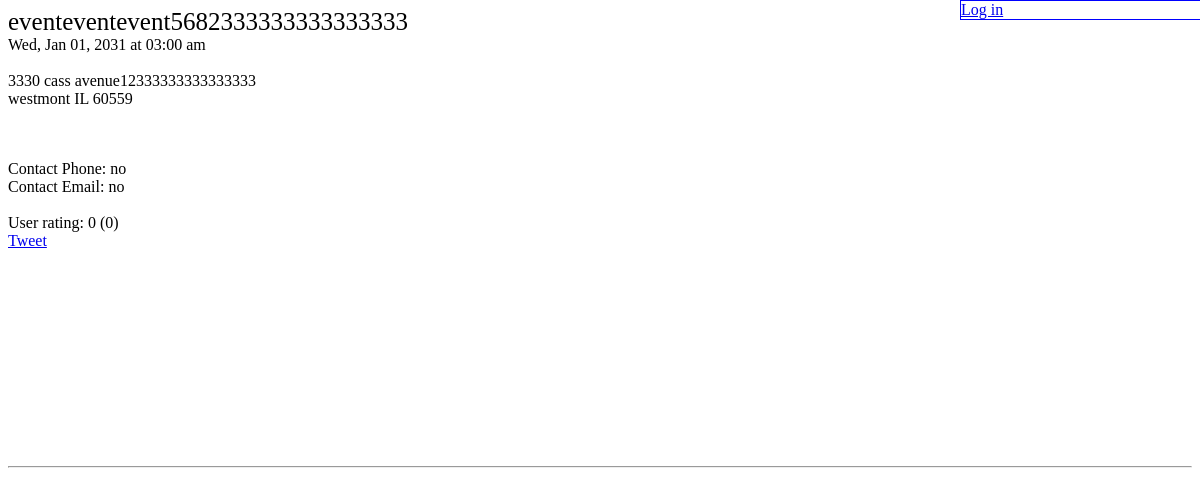
Before: /event.php?event=200 with the older database file.
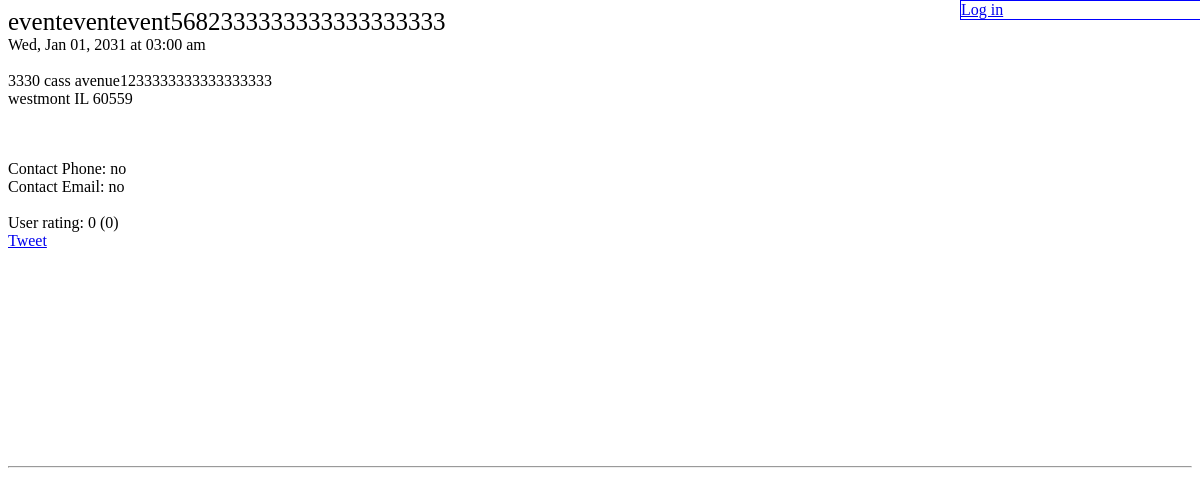
After: the same page with the newer database file.
### tables this page shows
CREATE TABLE IF NOT EXISTS `event` (
`eid` int(11) NOT NULL,
  `owner` varchar(255) NOT NULL,
  `name` varchar(500) NOT NULL,
  `rating` int(11) DEFAULT NULL,
  `date` date DEFAULT NULL,
  `approval` bit(1) DEFAULT NULL,
  `description` varchar(10000) DEFAULT NULL,
  `time` time DEFAULT NULL,
  `aid` int(11) DEFAULT NULL,
  `contact_phone` varchar(12) DEFAULT NULL,
  `contact_email` varchar(255) DEFAULT NULL,
  `ecid` int(11) DEFAULT NULL,
  `evid` int(11) DEFAULT NULL
);

CREATE TABLE IF NOT EXISTS `address` (
`aid` int(11) NOT NULL,
  `street` varchar(255) DEFAULT NULL,
  `city` varchar(255) DEFAULT NULL,
  `sid` varchar(2) DEFAULT NULL,
  `p_code` varchar(30) DEFAULT NULL,
  `latitude` float(10,6) NOT NULL DEFAULT '38.000000',
  `longitude` float(10,6) NOT NULL DEFAULT '-98.000000'
);

### db/security.php (called while the page is built)
<?php
function escape($string) {
	return htmlentities(trim($string), ENT_QUOTES, 'UTF-8');
}

### event.php (the view, shortened to what this page needs)
<?php
require 'db/connect.php';
require 'db/security.php';
require 'mysql_functions.php';
if(isset($_GET)){
	if(isset($_COOKIE['user'])){
		$email = trim($_COOKIE['user']);
		$browse = 0;
	} else {
		$email = 1;
	}
	$eid = trim($_GET['event']);
	$temp = $db->query("SELECT * FROM event WHERE (eid) = '" . $eid . "'");
	$event = $temp->fetch_assoc();
	$datetime = DateTime::createFromFormat("Y-m-d H:i:s", "" . $event['date'] . " " . $event['time'] . "");
	$date_con = $datetime->format("D, M d, Y");
	$time_con = $datetime->format("h:i a");
	$event['date'] = $date_con;
	$event['time'] = $time_con;
	$temp = $db->query("SELECT address.*, state.name FROM address, state
			WHERE (address.aid) = '" . $event['aid'] . "' && (state.sid) = (address.sid) " );
	$address = $temp->fetch_assoc();
	$temp = $db->query("SELECT SUM(vote) as sum, COUNT(vote) as votes FROM event_voters
		WHERE (eid) = '" . $eid . "'");
	$votes = $temp->fetch_assoc();
} else {
	header("Location:index.php?result=time_out");
}
?>
<!doctype html PUBLIC "-//W3C//DTD XHTML 1.0 Transitional//EN"
"http://www.w3.org/TR/xhtml1/DTD/xhtml1-transitional.dtd">
<html>
<head>
	<link rel="stylesheet" type="text/css" href="pagestyle.css">
	<?php  createUserPanel($db, $email); ?>
</head>
<body>
	<div id="map-canvas"></div>
		<div id="event_info">
			<div id="event_title"><?php echo escape($event['name']); ?> </div>
			<div id="event_time" >
				<?php echo escape($event['date']); ?> at <?php echo escape($event['time']); ?> <br>
			</div>
			<br>
		<?php if(!empty($event['aid'])){ ?>
			<div id="event_location" >
				<?php echo escape($address['street']); ?><br>
				<?php echo escape($address['city']); ?> <?php echo escape($address['sid']); ?> <?php echo escape($address['p_code']); ?><br>
			</div>
			<br>
		<?php } ?>
			<br>
		<?php if(!empty($event['contact_phone']) && !empty($event['contact_email'])){ ?>
			<div id="event_contact" >
				Contact Phone: <?php echo escape($event['contact_phone']); ?> <br>
				Contact Email: <?php echo escape($event['contact_email']); ?> <br><br>
			</div>
		<?php } ?>
		User rating: <?php echo escape( ($votes['votes'] == 0 ? 0.0 : $votes['sum'] / $votes['votes']) ); ?> (<?php echo escape($votes['votes']); ?>)<br>
		<a href="https://twitter.com/share" class="twitter-share-button">Tweet</a>
		</div>
	<hr>
	<br>
</body>
</html>

### mysql_functions.php (shortened to what this page needs)
<?php
function createUserPanel($db, $email){
	$temp = $db->query("SELECT mid FROM mail_list WHERE to_user = '" . $email . "'");
	$temp2 = $temp->fetch_all(MYSQLI_ASSOC);
	$inbox = count($temp2);
	?>
	<div id="user_panel">
		<?php if($email != 1){ ?>
			<a href="mainpage.php">Home</a>
			<a href="mailbox.php">Mail(<?php echo escape($inbox); ?>)</a>
			<a href="index.php?result=logout">Log out</a>
		<?php } else { ?>
			<a href="index.php">Log in</a>
		<?php } ?>
	</div>
<?php
}
		?>

### pagestyle.css (style rules this page uses)
#user_panel { border: 1px solid blue; position: absolute; top: 0px; width: 20%; left: 80%; }
#event_title { font-size: 25px ; }

### event.php (style rules this page uses)
#map-canvas { width: 500px; height: 400px; margin-left: 10px; margin-top: 30px; float: right; }
#event_info { min-height: 450px; }

Changed rows visible on the page:
changed event "no": name "eventeventevent5682333333333333333" → "eventeventevent5682333333333333333333"
changed address "westmont": street "3330 cass avenue12333333333333333" → "3330 cass avenue1233333333333333333"
